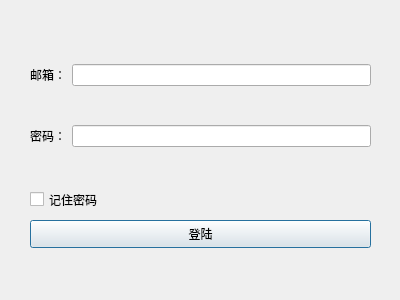
<?xml version="1.0" encoding="UTF-8"?>
<ui version="4.0">
 <class>Dialog</class>
 <widget class="QDialog" name="Dialog">
  <property name="geometry">
   <rect>
    <x>0</x>
    <y>0</y>
    <width>400</width>
    <height>300</height>
   </rect>
  </property>
  <property name="windowTitle">
   <string>登录</string>
  </property>
  <property name="windowIcon">
   <iconset>
    <normaloff>pic/user.png</normaloff>pic/user.png</iconset>
  </property>
  <widget class="QWidget" name="formLayoutWidget">
   <property name="geometry">
    <rect>
     <x>30</x>
     <y>30</y>
     <width>341</width>
     <height>151</height>
    </rect>
   </property>
   <layout class="QFormLayout" name="formLayout">
    <item row="1" column="1">
     <spacer name="verticalSpacer">
      <property name="orientation">
       <enum>Qt::Vertical</enum>
      </property>
      <property name="sizeHint" stdset="0">
       <size>
        <width>20</width>
        <height>40</height>
       </size>
      </property>
     </spacer>
    </item>
    <item row="2" column="0">
     <widget class="QLabel" name="emal_label">
      <property name="text">
       <string>邮箱：</string>
      </property>
     </widget>
    </item>
    <item row="2" column="1">
     <widget class="QLineEdit" name="email_edit">
      <property name="placeholderText">
       <string comment="请输入邮箱账号" extracomment="请输入邮箱账号"/>
      </property>
      <property name="clearButtonEnabled">
       <bool>true</bool>
      </property>
     </widget>
    </item>
    <item row="3" column="1">
     <spacer name="verticalSpacer_2">
      <property name="orientation">
       <enum>Qt::Vertical</enum>
      </property>
      <property name="sizeHint" stdset="0">
       <size>
        <width>20</width>
        <height>40</height>
       </size>
      </property>
     </spacer>
    </item>
    <item row="4" column="0">
     <widget class="QLabel" name="password_label">
      <property name="text">
       <string>密码：</string>
      </property>
     </widget>
    </item>
    <item row="4" column="1">
     <widget class="QLineEdit" name="password_edit">
      <property name="echoMode">
       <enum>QLineEdit::Password</enum>
      </property>
      <property name="placeholderText">
       <string comment="请输入密码" extracomment="请输入密码"/>
      </property>
      <property name="clearButtonEnabled">
       <bool>true</bool>
      </property>
     </widget>
    </item>
    <item row="5" column="1">
     <spacer name="verticalSpacer_3">
      <property name="orientation">
       <enum>Qt::Vertical</enum>
      </property>
      <property name="sizeHint" stdset="0">
       <size>
        <width>20</width>
        <height>40</height>
       </size>
      </property>
     </spacer>
    </item>
   </layout>
  </widget>
  <widget class="QPushButton" name="login_btn">
   <property name="geometry">
    <rect>
     <x>30</x>
     <y>220</y>
     <width>341</width>
     <height>28</height>
    </rect>
   </property>
   <property name="text">
    <string>登陆</string>
   </property>
   <property name="icon">
    <iconset>
     <normaloff>pic/login.png</normaloff>pic/login.png</iconset>
   </property>
  </widget>
  <widget class="QCheckBox" name="checkBox">
   <property name="geometry">
    <rect>
     <x>30</x>
     <y>190</y>
     <width>91</width>
     <height>19</height>
    </rect>
   </property>
   <property name="text">
    <string>记住密码</string>
   </property>
  </widget>
  <widget class="QLabel" name="loadingLabel">
   <property name="geometry">
    <rect>
     <x>150</x>
     <y>100</y>
     <width>100</width>
     <height>100</height>
    </rect>
   </property>
   <property name="text">
    <string/>
   </property>
  </widget>
 </widget>
 <resources/>
 <connections>
  <connection>
   <sender>login_btn</sender>
   <signal>clicked()</signal>
   <receiver>Dialog</receiver>
   <slot>login_slot()</slot>
   <hints>
    <hint type="sourcelabel">
     <x>222</x>
     <y>216</y>
    </hint>
    <hint type="destinationlabel">
     <x>227</x>
     <y>260</y>
    </hint>
   </hints>
  </connection>
 </connections>
 <slots>
  <slot>login_slot()</slot>
 </slots>
</ui>
